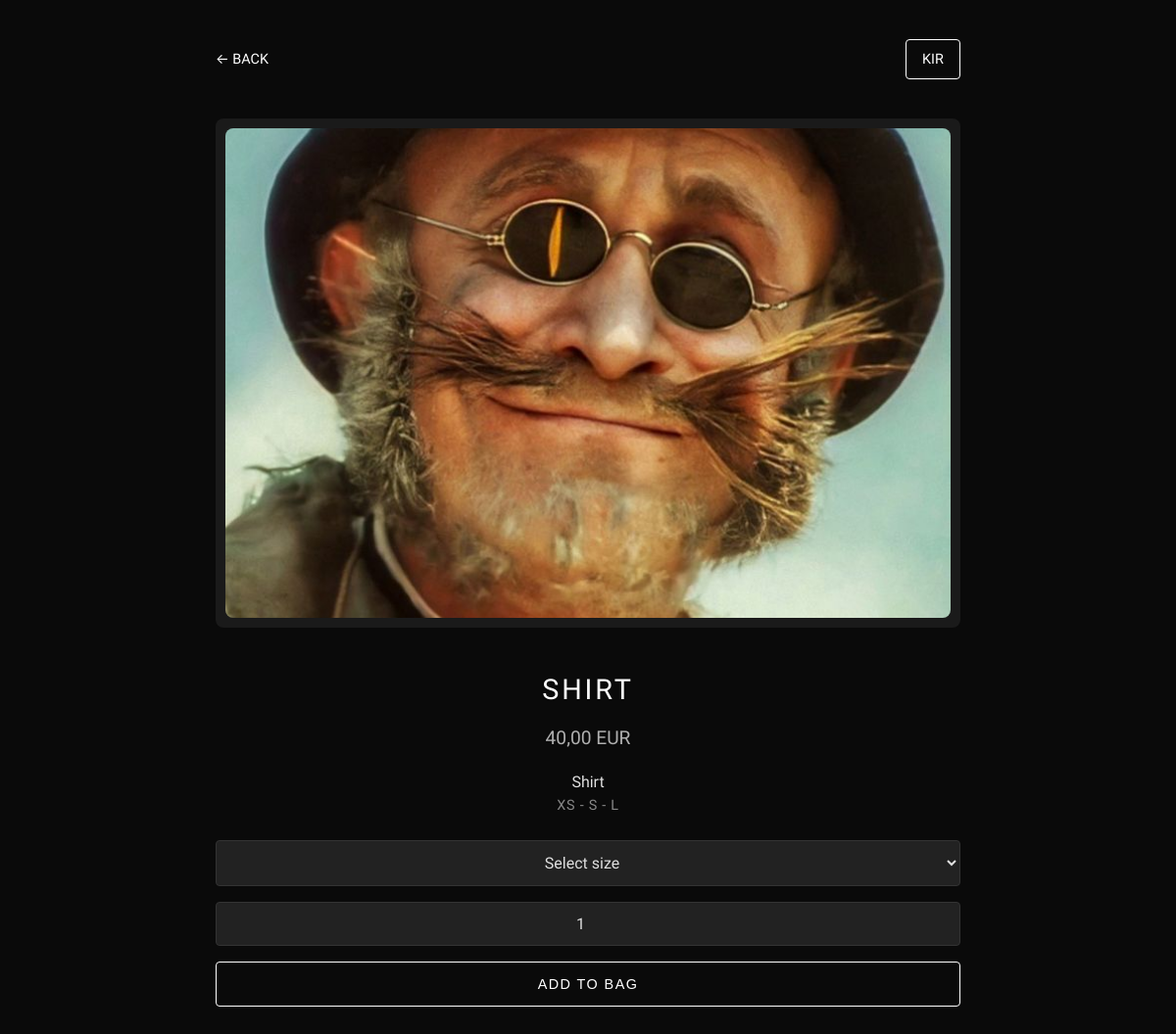
Page /products/4/ (signed in) on the committed database.
### apps/users/models.py (models this page shows, shortened)
class User(AbstractUser):
    email = models.EmailField(unique=True)
    USERNAME_FIELD = 'email'
    REQUIRED_FIELDS = ['username']

### apps/products/models.py (models this page shows, shortened)
class ProductImage(models.Model):
    product = models.ForeignKey('Product', on_delete=models.CASCADE, related_name='images')
    image = CloudinaryField('image')
    alt_text = models.CharField(max_length=255, blank=True)

class Product(models.Model):
    title = models.CharField(max_length=255)
    description = models.TextField()
    price = models.DecimalField(max_digits=10, decimal_places=2)
    image = models.ImageField(upload_to='products/', blank=True, null=True)  # ← просто хранение локально
    category = models.ForeignKey('Category', on_delete=models.CASCADE, related_name='products')
    size_string = models.CharField(max_length=100, help_text="Comma-separated sizes like: S,M,L")
    stock = models.PositiveIntegerField()
    is_active = models.BooleanField(default=True)
    created_at = models.DateTimeField(auto_now_add=True)

class ProductSize(models.Model):
    product = models.ForeignKey(
        Product,
        related_name='size_variants',  # ← новое имя
        on_delete=models.CASCADE
    )
    size = models.CharField(
        max_length=10,
        choices=[('XXS', 'XXS'), ('XS', 'XS'), ('S', 'S'),
                 ('M', 'M'), ('L', 'L'), ('XL', 'XL'), ('XXL', 'XXL')]
    )
    stock = models.PositiveIntegerField(default=0)

### apps/products/views.py (the view)
# urls.py: path('<int:pk>/', product_detail, name='product_detail'),
def product_detail(request, pk):
    product = get_object_or_404(Product, pk=pk)
    return render(request, 'products/product_detail.html', {'product': product})

### templates/products/product_detail.html (shortened to what this page needs)
{% load static %}
<!DOCTYPE html>
<html lang="ru">
<head>
</head>
<body onload="document.body.classList.add('loaded')">
  <div class="header-buttons">
    <a href="{% url 'product_list' %}" class="back-button">← BACK</a>
    {% if request.user.is_authenticated %}
      <div class="profile-button">
        <a href="{% url 'profile' %}">{{ request.user.username }}</a>
      </div>
    {% endif %}
  </div>
  <div class="slider-container">
    {% for img in product.images.all %}
      <img src="{{ img.image.url }}" alt="{{ product.title }}" onerror="this.src='{% static 'img/placeholder.jpg' %}'">
    {% empty %}
      <img src="{% static 'img/placeholder.jpg' %}" alt="Нет изображения">
    {% endfor %}
  </div>
  <div class="product-info">
    <h1>{{ product.title }}</h1>
    <p class="price">{{ product.price }} EUR</p>
    <div class="product-description">{{ product.description }}</div>
    <p class="product-sizes">
      {% for size in product.size_variants.all %}
        {{ size.size }}{% if not forloop.last %} - {% endif %}
      {% endfor %}
    </p>
    <form id="add-to-cart-form">
      {% if product.size_variants.all %}
        <select name="size" id="size-select" required>
          <option value="" disabled selected>Select size</option>
        </select>
      {% endif %}
      <input type="number" id="quantity" name="quantity" value="1" min="1" max="1">
      <button type="submit" class="add-to-cart">ADD TO BAG</button>
    </form>
  </div>
</body>
</html>

### templates/products/product_detail.html (style rules this page uses)
* { margin: 0; padding: 0; box-sizing: border-box; }
body { background: #0A0A0A; color: #E0E0E0; font-family: 'Helvetica Neue', -apple-system, BlinkMacSystemFont, 'Segoe UI', Roboto, Arial, sans-serif; margin: 0; padding: 0 20px; max-width: 800px; margin-inline: auto; min-height: 100vh; line-height: 1.6; opacity: 0; transition: opacity 1s cubic-bezier(0.4, 0, 0.2, 1); }
body.loaded { opacity: 1; }
.header-buttons { display: flex; justify-content: space-between; align-items: center; margin: 40px 0; }
.back-button { font-size: 0.9rem; font-weight: 400; text-transform: uppercase; text-decoration: none; color: #FFFFFF; transition: opacity 0.3s ease, transform 0.3s cubic-bezier(0.4, 0, 0.2, 1); will-change: opacity, transform; }
.profile-button { font-size: 0.9rem; font-weight: 400; text-transform: uppercase; text-decoration: none; color: #FFFFFF; border: 1px solid #FFFFFF; padding: 8px 16px; border-radius: 4px; transition: opacity 0.3s ease, transform 0.3s cubic-bezier(0.4, 0, 0.2, 1), background 0.4s ease, box-shadow 0.4s ease; will-change: opacity, transform, background, box-shadow; background: rgba(10, 10, 10, 0.7); }
.profile-button a { color: inherit; text-decoration: none; }
.slider-container { display: flex; overflow-x: auto; scroll-snap-type: x mandatory; gap: 20px; -webkit-overflow-scrolling: touch; margin-top: 20px; border-radius: 8px; background: #1A1A1A; padding: 10px; animation: fadeInUp 1s cubic-bezier(0.4, 0, 0.2, 1) forwards; }
.slider-container img { width: 100%; max-height: 500px; flex-shrink: 0; scroll-snap-align: center; object-fit: cover; border-radius: 8px; transition: opacity 0.4s ease, transform 0.4s cubic-bezier(0.4, 0, 0.2, 1); will-change: opacity, transform; }
.product-info { text-align: center; padding: 40px 0; animation: fadeInUp 1.2s cubic-bezier(0.4, 0, 0.2, 1) forwards; opacity: 0; transform: translateY(20px); }
.product-info h1 { font-size: 1.8rem; font-weight: 400; letter-spacing: 0.1em; text-transform: uppercase; color: #FFFFFF; margin-bottom: 12px; }
.price { font-size: 1.2rem; color: #B0B0B0; margin-bottom: 16px; }
.product-sizes { font-size: 0.9rem; text-transform: uppercase; letter-spacing: 0.05em; color: #888; margin-bottom: 24px; }
select, input[type="number"] { font-family: inherit; background: #222222; color: #E0E0E0; border: 1px solid #333; padding: 12px; font-size: 1rem; width: 100%; margin-bottom: 16px; box-sizing: border-box; text-align: center; border-radius: 4px; transition: border-color 0.4s cubic-bezier(0.4, 0, 0.2, 1); will-change: border-color; }
.add-to-cart { width: 100%; padding: 14px; font-size: 0.9rem; font-weight: 400; letter-spacing: 0.1em; background: transparent; border: 1px solid #FFFFFF; color: #FFFFFF; cursor: pointer; text-transform: uppercase; border-radius: 4px; transition: all 0.4s cubic-bezier(0.4, 0, 0.2, 1); will-change: background, color, transform; }

### rows in the picture
User: user.username "KIR"
Product: title "SHIRT", price "40,00", description "Shirt"
ProductSize: size "XS"
ProductSize: size "S"
ProductSize: size "L"
